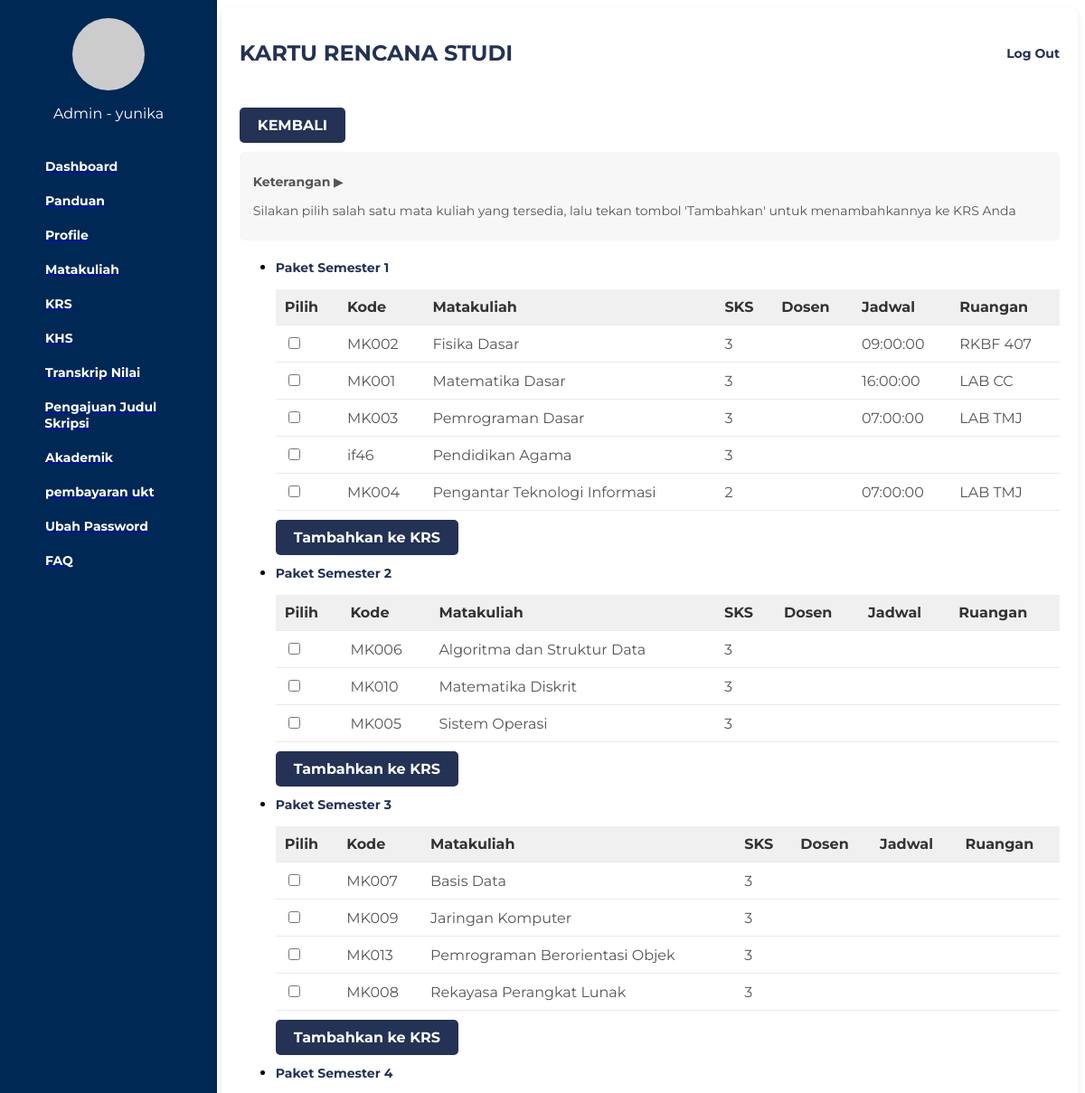
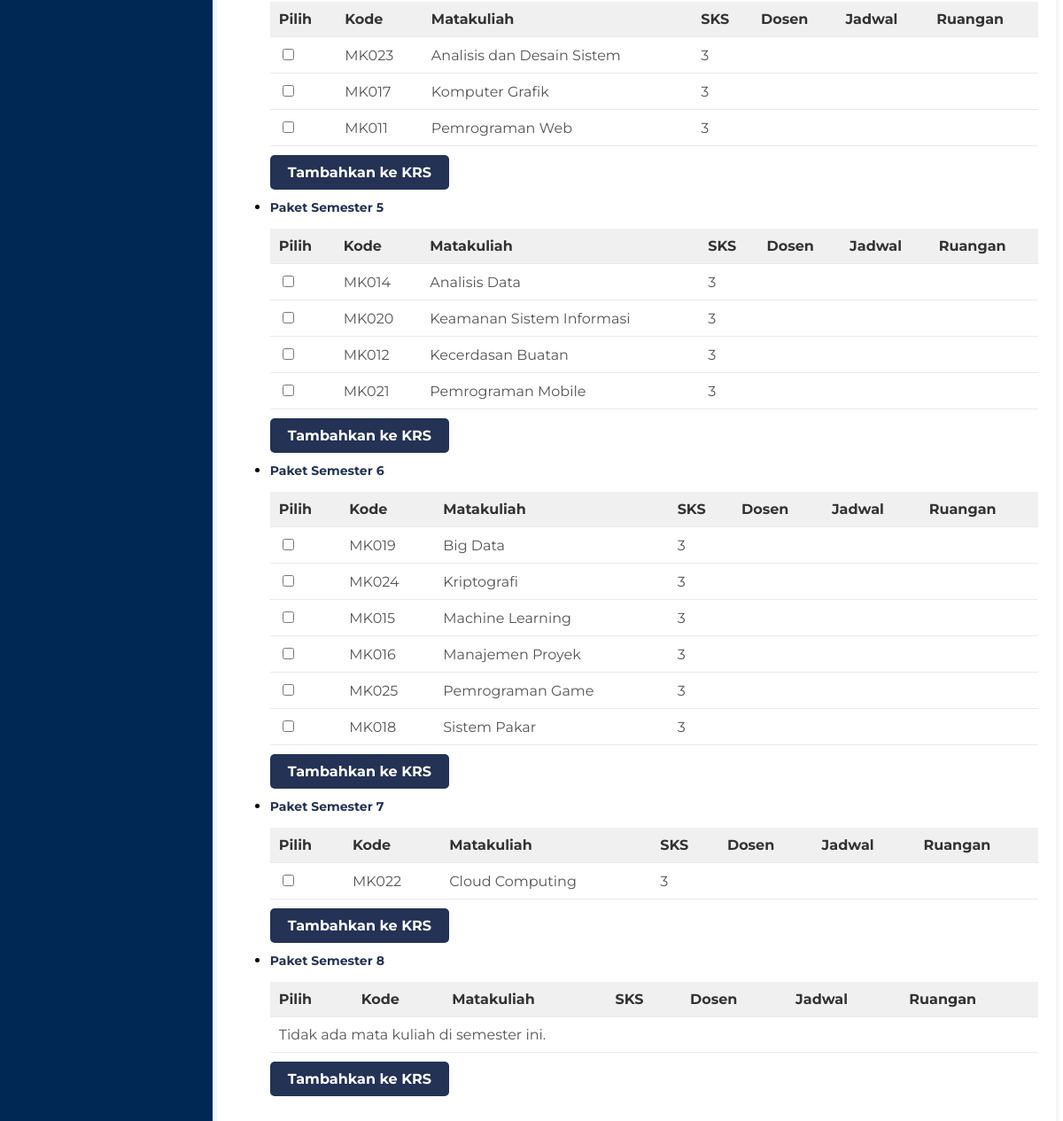
Page /mahasiswa/krs-matakuliah.php (signed in) on the committed database (2 pictures, top to bottom).
### tables this page shows
CREATE TABLE IF NOT EXISTS `Matakuliah_KRS` (
  `ID_Matakuliah_KRS` varchar(11) NOT NULL,
  `NIP` int(10) NOT NULL,
  `ID_Matakuliah` int(10) NOT NULL,
  `ID_Ruangan` int(10) NOT NULL,
  `Nama_Matakuliah_KRS` text NOT NULL,
  `Jadwal_Matakuliah` time NOT NULL,
  `Kuota_Matakuliah_KRS` int(11) NOT NULL
);

CREATE TABLE IF NOT EXISTS `Matakuliah` (
  `ID_Matakuliah` int(11) NOT NULL,
  `Kode_Matakuliah` varchar(10) NOT NULL,
  `Nama_Matakuliah` varchar(50) NOT NULL,
  `Prasyarat_Matakuliah` int(11) DEFAULT NULL,
  `Semester_Matakuliah` int(11) NOT NULL,
  `SKS_Matakuliah` int(11) NOT NULL,
  `ID_Prodi` int(11) NOT NULL
);

CREATE TABLE IF NOT EXISTS `Ruangan` (
  `ID_Ruangan` int(10) NOT NULL,
  `Nama_Ruangan` text NOT NULL
);

### mahasiswa/krs-matakuliah.php (the view, shortened to what this page needs)
<?php
include_once(BASEPATH .  "/database.php");
$semester = isset($_GET['semester']) ? (int)$_GET['semester'] : null;
if ($semester !== null) {
    $query = "SELECT m.*, k.Jadwal_Matakuliah, r.Nama_Ruangan FROM Matakuliah m
              LEFT JOIN Matakuliah_KRS k ON m.ID_Matakuliah = k.ID_Matakuliah
              LEFT JOIN Ruangan r ON k.ID_Ruangan = r.ID_Ruangan
              WHERE m.semester = ? ORDER BY m.Nama_Matakuliah";
} else {
    $query = "SELECT m.*, k.Jadwal_Matakuliah, r.Nama_Ruangan FROM Matakuliah m
              LEFT JOIN Matakuliah_KRS k ON m.ID_Matakuliah = k.ID_Matakuliah
              LEFT JOIN Ruangan r ON k.ID_Ruangan = r.ID_Ruangan
              ORDER BY m.Nama_Matakuliah";
}
$stmt = mysqli_prepare(DB, $query);
$stmt->execute();
$result = $stmt->get_result();
$matakuliah = [];
while ($row = mysqli_fetch_assoc($result)) {
    $matakuliah[$row['Semester_Matakuliah']][] = $row;
}
?>
<!DOCTYPE html>
<html lang="id">
<head>
<head>
    <link rel="stylesheet" href="../css/krs-matakuliah.css">
</head>
</head>
<body>
<body>
    <div class="container">
        <aside class="sidebar">
            <div class="profile-section">
                <div class="avatar"></div>
                <p>Admin - <?= $_SESSION['user']['Username']  ?></p>
            </div>
            <nav class="menu">
            <ul>
                    <a href="index.php"><li><img src="../assets/icon-sidebar/mahasiswa/dashboard.png" alt=""><span>Dashboard</span></li></a>
                    <a href="panduan_mahasiswa.php"><li><img src="../assets/icon-sidebar/mahasiswa/panduan.png" alt=""><span>Panduan</span></li></a>
                    <a href="profile-page.php"><li><img src="../assets/icon-sidebar/mahasiswa/profile.png" alt=""><span>Profile</span></li></a>
                    <a href="informasi-matakuliah.php"><li><img src="../assets/icon-sidebar/mahasiswa/matakuliah.png" alt=""><span>Matakuliah</span></li></a>
                    <a href="krs-tambah.php"><li><img src="../assets/icon-sidebar/mahasiswa/krs.png" alt=""><span>KRS</span></li></a>
                    <a href="khs_mahasiswa.php"><li><img src="../assets/icon-sidebar/mahasiswa/khs.png" alt=""><span>KHS</span></li></a>
                    <a href="transkrip_nilai.php"><li><img src="../assets/icon-sidebar/mahasiswa/transkip.png" alt=""><span>Transkrip Nilai</span></li>
                    <a href="pengajuan_judul_skripsi.php"><li><img src="../assets/icon-sidebar/mahasiswa/skripsi.png" alt=""><span>Pengajuan Judul Skripsi</span></li></a>
                    <a href="informasi_akademik_mahasiswa.php"><li><img src="../assets/icon-sidebar/mahasiswa/akademik.png" alt=""><span>Akademik</span></li></a>
                    <a href="pembayaran.php"><li><img src="../assets/icon-sidebar/admin/kelola ukt.png" alt=""><span>pembayaran ukt</span></li></a>
                    <a href="ubah-password.php"><li><img src="../assets/icon-sidebar/mahasiswa/password.png" alt=""><span>Ubah Password</span></li></a>
                    <a href="index_faq_mahasiswa.php"><li><img src="../assets/icon-sidebar/mahasiswa/faq.png" alt=""><span>FAQ</span></li></a>
                </ul>
            </nav>
        </aside>
        <div class="main-content">
  <div class="header">
    <h1>KARTU RENCANA STUDI</h1>
    <a href="../logout.php" class="logout" onclick="return confirm('apakah anda yakin ingin logout')" >Log Out</a>
  </div>
    <button class="btn-submit" onclick="window.location.href='krs-tambah.php'">KEMBALI</button>
  <div class="description">
        <p>
            <strong>Keterangan</strong>
            <span class="arrow">▶</span>
        </p>
        <p>
        Silakan pilih salah satu mata kuliah yang tersedia, lalu tekan tombol 'Tambahkan' untuk menambahkannya ke KRS Anda
        </p>
    </div>
    <div class="semester-links">
    <ul>
        <?php for ($i = 1; $i <= 8; $i++): ?>
            <li>
                <a href="#" data-semester="<?= $i ?>" class="semester-link">Paket Semester <?= $i ?></a>
    <table>
        <thead>
            <tr>
                <th>Pilih</th>
                <th>Kode</th>
                <th>Matakuliah</th>
                <th>SKS</th>
                <th>Dosen</th>
                <th>Jadwal</th>
                <th>Ruangan</th>
            </tr>
        </thead>
        <tbody>
            <form action="krs-proses.php" method="POST">
            <?php if (isset($matakuliah[$i]) && !empty($matakuliah[$i])): ?>
                <?php foreach ($matakuliah[$i] as $mk): ?>
                    <tr>
                        <td><input type="checkbox" name="matakuliah[]" value="<?= htmlspecialchars($mk['ID_Matakuliah'] ?? '') ?>"></td>
                        <td><?= htmlspecialchars($mk['Kode_Matakuliah'] ?? '') ?></td>
                        <td><?= htmlspecialchars($mk['Nama_Matakuliah'] ?? '') ?></td>
                        <td><?= htmlspecialchars($mk['SKS_Matakuliah'] ?? '') ?></td>
                        <td><?= htmlspecialchars($mk['Nama_Dosen'] ?? '') ?></td>
                        <td><?= htmlspecialchars($mk['Jadwal_Matakuliah'] ?? '') ?></td>
                        <td><?= htmlspecialchars($mk['Nama_Ruangan'] ?? '') ?></td>
                    </tr>
                <?php endforeach; ?>
            <?php else: ?>
                <tr>
                    <td colspan="7">Tidak ada mata kuliah di semester ini.</td>
                </tr>
            <?php endif; ?>
        </tbody>
    </table>
    <button type="submit" class="btn-submit">Tambahkan ke KRS</button>
            </li>
        <?php endfor; ?>
    </ul>
</div>
</body>
</html>

### css/krs-matakuliah.css (style rules this page uses)
body { font-family: 'Montserrat', sans-serif; }
h1, h2, h3, h4, h5, h6 { font-weight: 600; }
p, span, td, li { font-weight: 400; }
button { font-family: 'Montserrat', sans-serif; font-weight: 500; }
.container { display: flex; height: 100vh; }
.sidebar { position: fixed; top: 0; left: 0; width: 20%; height: 100%; background-color: #002855; color: #fff; transition: 0.3s ease; z-index: 1000; overflow-y: auto; padding-top: 20px; }
.sidebar .profile-section { text-align: center; margin-bottom: 30px; }
.sidebar .profile-section .avatar { width: 80px; height: 80px; background-color: #ccc; border-radius: 50%; margin: 0 auto 10px auto; }
.sidebar .menu ul { list-style: none; padding: 0; margin: 0; }
.sidebar .menu ul li { display: flex; align-items: center; padding: 10px 20px; cursor: pointer; color: #fff; transition: 0.3s; }
.sidebar .menu ul li span { font-size: 14px; font-weight: bold; }
.main-content { margin-left: 20%; flex-grow: 1; padding: 20px; background-color: #ffffff; box-shadow: 0 4px 8px rgba(0, 0, 0, 0.1); border-radius: 10px; overflow-y: auto; }
.header { display: flex; justify-content: space-between; align-items: center; margin-bottom: 20px; }
.header h1 { font-size: 24px; font-weight: bold; color: #233255; }
.header .logout { text-decoration: none; font-size: 14px; color: #233255; font-weight: bold; }
.description { background-color: #f7f7f7; padding: 10px 15px; margin-bottom: 20px; border-radius: 5px; font-size: 14px; color: #555555; }
.semester-links { margin-bottom: 15px; }
.semester-links a { text-decoration: none; color: #233255; font-weight: bold; margin-bottom: 10px; font-size: 14px; }
table { width: 100%; border-collapse: collapse; margin-top: 15px; }
th, td { text-align: left; padding: 10px; border-bottom: 1px solid #eaeaea; }
th { background-color: #f0f0f0; color: #333333; }
td { color: #555555; }
.btn-submit { background-color: #233255; color: #ffffff; padding: 10px 20px; border: none; border-radius: 5px; font-size: 16px; font-weight: bold; cursor: pointer; transition: background-color 0.3s ease; margin-top: 10px; margin-bottom: 10px; }

### rows in the picture
matakuliah_krs: ID_Matakuliah.Kode_Matakuliah "MK002", ID_Matakuliah.Nama_Matakuliah "Fisika Dasar", ID_Matakuliah.SKS_Matakuliah "3", Jadwal_Matakuliah "09:00:00", ID_Ruangan.Nama_Ruangan "RKBF 407"
matakuliah_krs: ID_Matakuliah.Kode_Matakuliah "MK001", ID_Matakuliah.Nama_Matakuliah "Matematika Dasar", ID_Matakuliah.SKS_Matakuliah "3", Jadwal_Matakuliah "16:00:00", ID_Ruangan.Nama_Ruangan "LAB CC"
matakuliah_krs: ID_Matakuliah.Kode_Matakuliah "MK003", ID_Matakuliah.Nama_Matakuliah "Pemrograman Dasar", ID_Matakuliah.SKS_Matakuliah "3", Jadwal_Matakuliah "07:00:00", ID_Ruangan.Nama_Ruangan "LAB TMJ"
matakuliah: Kode_Matakuliah "if46", Nama_Matakuliah "Pendidikan Agama", SKS_Matakuliah "3"
matakuliah_krs: ID_Matakuliah.Kode_Matakuliah "MK004", ID_Matakuliah.Nama_Matakuliah "Pengantar Teknologi Informasi", ID_Matakuliah.SKS_Matakuliah "2", Jadwal_Matakuliah "07:00:00", ID_Ruangan.Nama_Ruangan "LAB TMJ"
matakuliah: Kode_Matakuliah "MK006", Nama_Matakuliah "Algoritma dan Struktur Data", SKS_Matakuliah "3"
matakuliah: Kode_Matakuliah "MK010", Nama_Matakuliah "Matematika Diskrit", SKS_Matakuliah "3"
matakuliah: Kode_Matakuliah "MK005", Nama_Matakuliah "Sistem Operasi", SKS_Matakuliah "3"
matakuliah: Kode_Matakuliah "MK007", Nama_Matakuliah "Basis Data", SKS_Matakuliah "3"
matakuliah: Kode_Matakuliah "MK009", Nama_Matakuliah "Jaringan Komputer", SKS_Matakuliah "3"
matakuliah: Kode_Matakuliah "MK013", Nama_Matakuliah "Pemrograman Berorientasi Objek", SKS_Matakuliah "3"
matakuliah: Kode_Matakuliah "MK008", Nama_Matakuliah "Rekayasa Perangkat Lunak", SKS_Matakuliah "3"
matakuliah: Kode_Matakuliah "MK023", Nama_Matakuliah "Analisis dan Desain Sistem", SKS_Matakuliah "3"
matakuliah: Kode_Matakuliah "MK017", Nama_Matakuliah "Komputer Grafik", SKS_Matakuliah "3"
matakuliah: Kode_Matakuliah "MK011", Nama_Matakuliah "Pemrograman Web", SKS_Matakuliah "3"
matakuliah: Kode_Matakuliah "MK014", Nama_Matakuliah "Analisis Data", SKS_Matakuliah "3"
matakuliah: Kode_Matakuliah "MK020", Nama_Matakuliah "Keamanan Sistem Informasi", SKS_Matakuliah "3"
matakuliah: Kode_Matakuliah "MK012", Nama_Matakuliah "Kecerdasan Buatan", SKS_Matakuliah "3"
matakuliah: Kode_Matakuliah "MK021", Nama_Matakuliah "Pemrograman Mobile", SKS_Matakuliah "3"
matakuliah: Kode_Matakuliah "MK019", Nama_Matakuliah "Big Data", SKS_Matakuliah "3"
matakuliah: Kode_Matakuliah "MK024", Nama_Matakuliah "Kriptografi", SKS_Matakuliah "3"
matakuliah: Kode_Matakuliah "MK015", Nama_Matakuliah "Machine Learning", SKS_Matakuliah "3"
matakuliah: Kode_Matakuliah "MK016", Nama_Matakuliah "Manajemen Proyek", SKS_Matakuliah "3"
matakuliah: Kode_Matakuliah "MK025", Nama_Matakuliah "Pemrograman Game", SKS_Matakuliah "3"
matakuliah: Kode_Matakuliah "MK018", Nama_Matakuliah "Sistem Pakar", SKS_Matakuliah "3"
matakuliah: Kode_Matakuliah "MK022", Nama_Matakuliah "Cloud Computing", SKS_Matakuliah "3"

### other values in the picture
$_SESSION['user']['Username'] "yunika"
